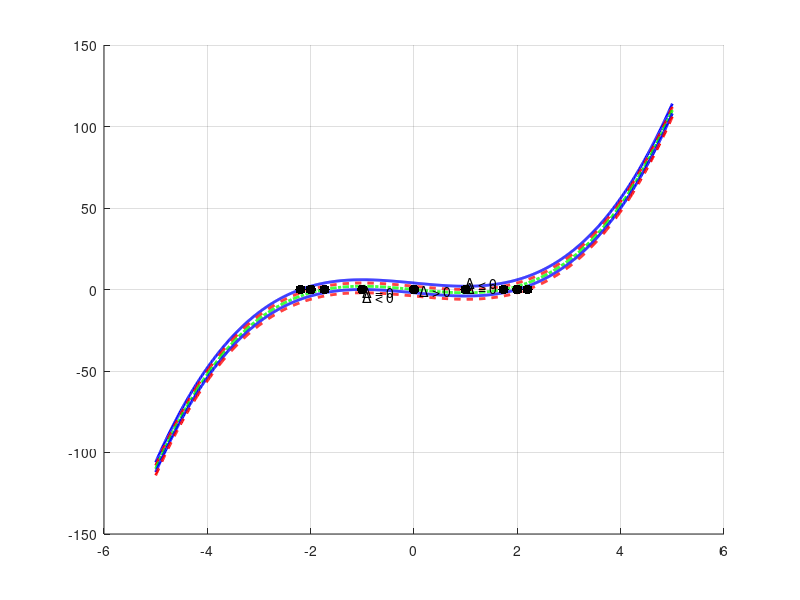

Write MATLAB code to recreate this figure.

function discrim

myFig = figure;
grid on;
hold on

f1 = [1 0 -3 4];
f2 = [1 0 -3 2];
f3 = [1 0 -3 0];
f4 = [1 0 -3 -2];
f5 = [1 0 -3 -4];

x = -5:.01:5;

y1 = polyval(f1,x);
y2 = polyval(f2,x);
y3 = polyval(f3,x);
y4 = polyval(f4,x);
y5 = polyval(f5,x);

l1 = line(x,y1,'Color','b','LineStyle','-','LineWidth',2);
l2 = line(x,y2,'Color','r','LineStyle','--','LineWidth',2);
l3 = line(x,y3,'Color','g','LineStyle','-.','LineWidth',2);

l4 = line(x,y4,'Color','b','LineStyle','-','LineWidth',2);
l5 = line(x,y5,'Color','r','LineStyle','--','LineWidth',2);



rt = [2.1958;roots(f2);roots(f3);roots(f4);-2.1958];
zero = zeros(length(rt),1);



scatter(rt,zero, 500, 'Marker','.','MarkerFaceColor','k','MarkerEdgeColor','k');


text(.1,-.5,'\Delta > 0')
text(-1,-1,'\Delta = 0')
text(1,1,'\Delta = 0')
text(-1,-4,'\Delta < 0')
text(1,4,'\Delta < 0')


end

 